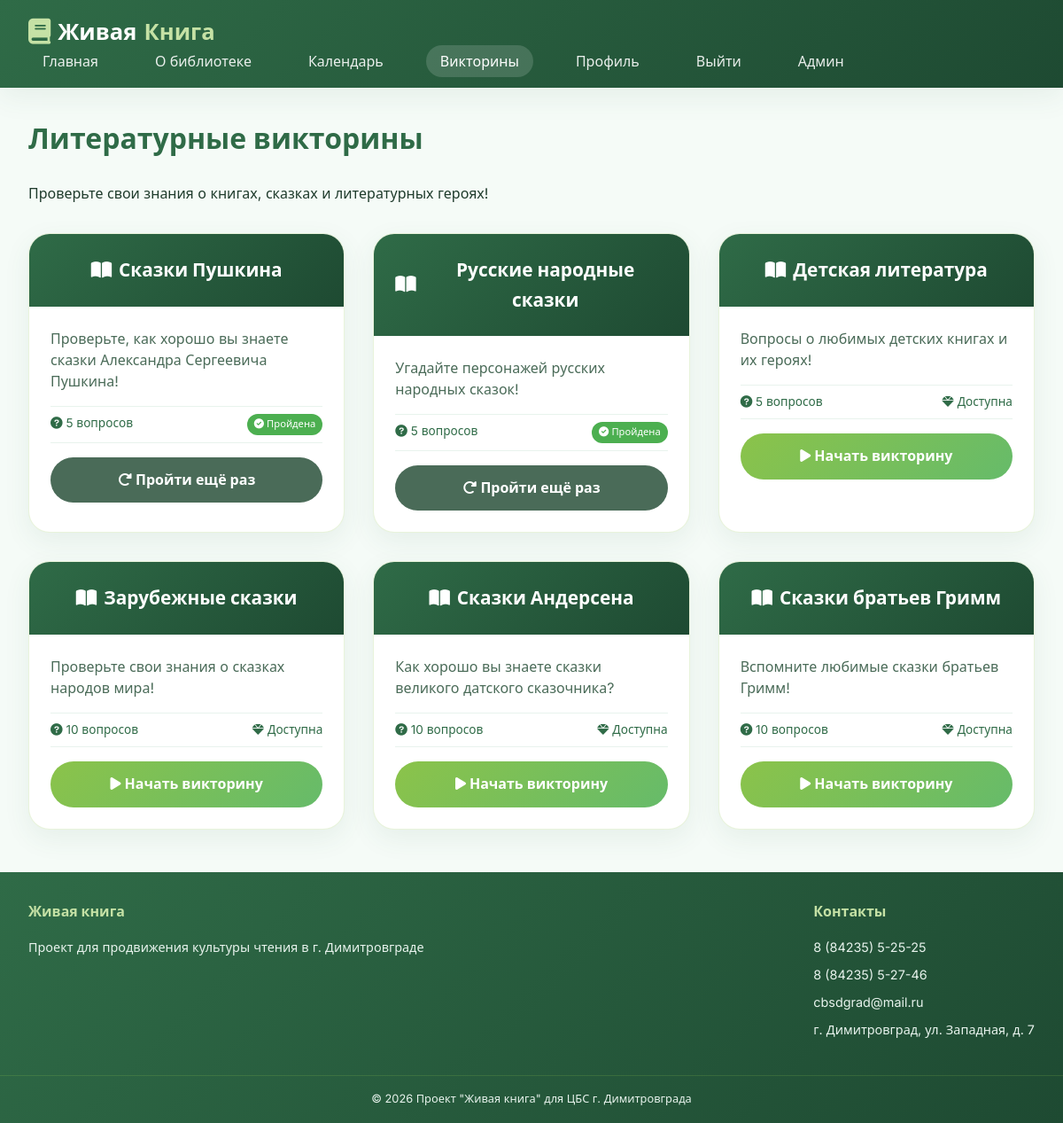
The app's page /quizzes/ (signed in) with its own data.
### quizzes/models.py (models this page shows, shortened)
class Quiz(models.Model):
    title = models.CharField('Название', max_length=200)
    level = models.CharField('Уровень', max_length=100)
    description = models.TextField('Описание')
    created_at = models.DateTimeField(auto_now_add=True)
    class Meta:
        verbose_name = 'Викторина'
        verbose_name_plural = 'Викторины'

### quizzes/views.py (the view)
# urls.py: path('', views.quizzes_list, name='quizzes_list'),
def quizzes_list(request):
    quizzes = Quiz.objects.all()
    completed_quizzes = []
    if request.user.is_authenticated:
        completed_quizzes = QuizResult.objects.filter(
            user=request.user
        ).values_list('quiz_id', flat=True)
    return render(request, 'quizzes/list.html', {
        'quizzes': quizzes,
        'completed_quizzes': list(completed_quizzes)
    })

### templates/quizzes/list.html (shortened to what this page needs)
{% extends 'base.html' %}
{% load static %}
{% block content %}
<h1>Литературные викторины</h1>
<p>Проверьте свои знания о книгах, сказках и литературных героях!</p>
<div class="quizzes-grid">
    {% for quiz in quizzes %}
    <div class="quiz-card">
        <div class="quiz-header">
            <h3><i class="fas fa-book-open"></i> {{ quiz.title }}</h3>
        </div>
        <div class="quiz-body">
            <div class="quiz-description">{{ quiz.description }}</div>
            <div class="quiz-stats">
                <span><i class="fas fa-question-circle"></i> {{ quiz.questions.count }} вопросов</span>
                {% if quiz.id in completed_quizzes %}
                    <span class="completed-badge"><i class="fas fa-check-circle"></i> Пройдена</span>
                {% else %}
                    <span><i class="fas fa-gem"></i> Доступна</span>
                {% endif %}
            </div>
            <a href="{% url 'quiz_detail' quiz.id %}" class="quiz-btn {% if quiz.id in completed_quizzes %}completed{% endif %}">
                {% if quiz.id in completed_quizzes %}
                    <i class="fas fa-redo-alt"></i> Пройти ещё раз
                {% else %}
                    <i class="fas fa-play"></i> Начать викторину
                {% endif %}
            </a>
        </div>
    </div>
    {% empty %}
    <div class="empty-state">
        <i class="fas fa-puzzle-piece"></i>
        <p>Викторины пока не добавлены</p>
        <p>Зайдите в админ-панель и добавьте викторины</p>
    </div>
    {% endfor %}
</div>
{% endblock %}

### static/css/style.css (style rules this page uses)
:root { --primary: #2F6B47; --primary-dark: #1E4A32; --primary-light: #4D8F68; --primary-soft: #E8F3ED; --secondary: #8BC34A; --secondary-light: #C5E1A5; --background: #F5FBF7; --surface: #FFFFFF; --text: #1F3B2C; --text-light: #4A6B58; --success: #4CAF50; --error: #EF5350; --shadow: 0 10px 30px rgba(47, 107, 71, 0.08); --shadow-hover: 0 20px 40px rgba(47, 107, 71, 0.12); --gradient-primary: linear-gradient(135deg, #2F6B47 0%, #1E4A32 100%); --gradient-secondary: linear-gradient(135deg, #8BC34A 0%, #66BB6A 100%); }
* { margin: 0; padding: 0; box-sizing: border-box; }
body { font-family: 'Inter', 'Segoe UI', system-ui, sans-serif; background: var(--background); color: var(--text); line-height: 1.6; }
h1 { font-size: 2rem; font-weight: 700; color: var(--primary); margin-bottom: 1.5rem; }

### templates/quizzes/list.html (style rules this page uses)
.quizzes-grid { display: grid; grid-template-columns: repeat(auto-fill, minmax(350px, 1fr)); gap: 2rem; margin-top: 2rem; }
.quiz-card { background: var(--surface); border-radius: 24px; overflow: hidden; box-shadow: var(--shadow); transition: all 0.3s; border: 1px solid rgba(139, 195, 74, 0.2); }
.quiz-header { background: var(--gradient-primary); color: white; padding: 1.5rem; text-align: center; }
.quiz-header h3 { margin: 0; font-size: 1.3rem; display: flex; align-items: center; justify-content: center; gap: 0.5rem; }
.quiz-body { padding: 1.5rem; }
.quiz-description { color: var(--text-light); margin-bottom: 1rem; line-height: 1.5; }
.quiz-stats { display: flex; justify-content: space-between; color: var(--primary); font-size: 0.85rem; margin-bottom: 1rem; padding: 0.5rem 0; border-top: 1px solid var(--primary-soft); border-bottom: 1px solid var(--primary-soft); }
.quiz-btn { background: var(--gradient-secondary); color: white; border: none; padding: 0.8rem; border-radius: 40px; cursor: pointer; width: 100%; text-align: center; display: block; text-decoration: none; font-weight: 600; transition: all 0.3s; }
.quiz-btn.completed { background: var(--text-light); cursor: pointer; }
.completed-badge { background: var(--success); color: white; padding: 0.2rem 0.5rem; border-radius: 20px; font-size: 0.7rem; }

### records on screen
Quiz: title "Сказки Пушкина", description "Проверьте, как хорошо вы знаете сказки Александра Сергеевича Пушкина!", questions.count "5", shows "Пройдена", shows "Пройти ещё раз"
Quiz: title "Русские народные сказки", description "Угадайте персонажей русских народных сказок!", questions.count "5", shows "Пройдена", shows "Пройти ещё раз"
Quiz: title "Детская литература", description "Вопросы о любимых детских книгах и их героях!", questions.count "5", shows "Доступна", shows "Начать викторину"
Quiz: title "Зарубежные сказки", description "Проверьте свои знания о сказках народов мира!", questions.count "10", shows "Доступна", shows "Начать викторину"
Quiz: title "Сказки Андерсена", description "Как хорошо вы знаете сказки великого датского сказочника?", questions.count "10", shows "Доступна", shows "Начать викторину"
Quiz: title "Сказки братьев Гримм", description "Вспомните любимые сказки братьев Гримм!", questions.count "10", shows "Доступна", shows "Начать викторину"
